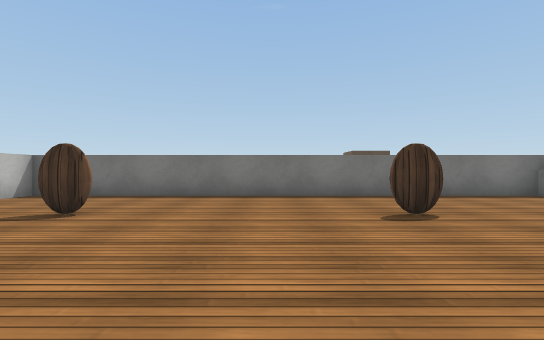
view 1 (above)

12 first-person views from a walk through a 3-D level made in the Unity game engine. The camera is 0.62 m above the floor, looks level and sees 85° across. The floor is counted in squares, 1 m on a side. Each view is taken from the middle of a square. On the plan, view 1 faces up. The plan holds only what a view shows up to about 9 squares ahead; the rest is blank. The place goes on beyond the plan. The player is left out. Surface patterns are stand-ins for the level's own textures.

view 2
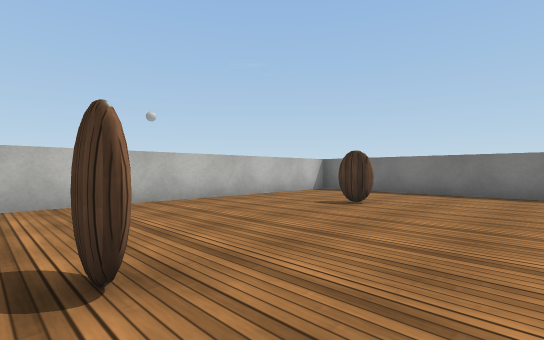

view 3
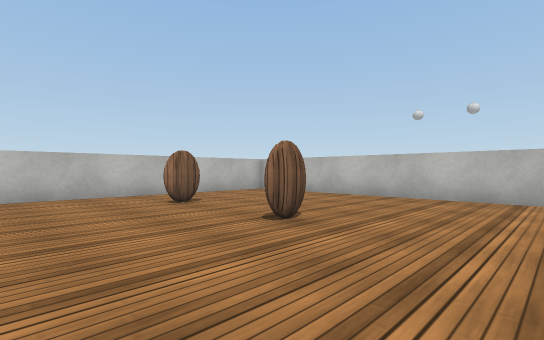

view 4
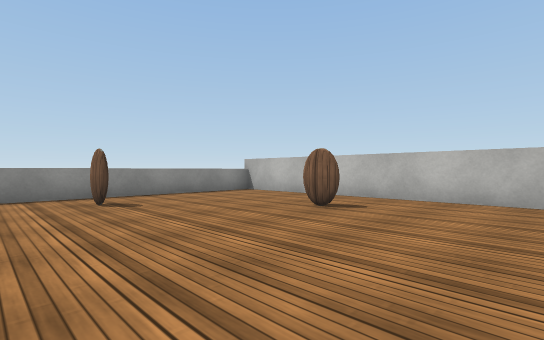

view 5
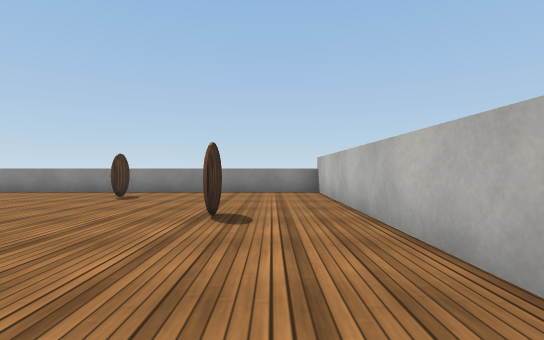

view 6
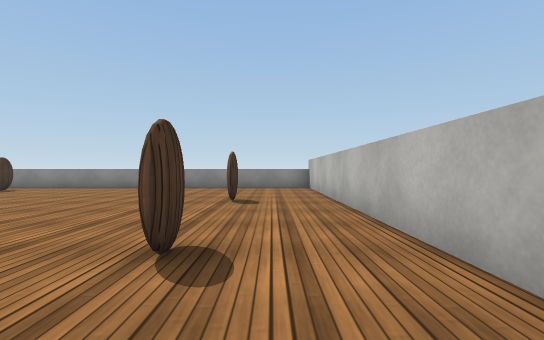

view 7
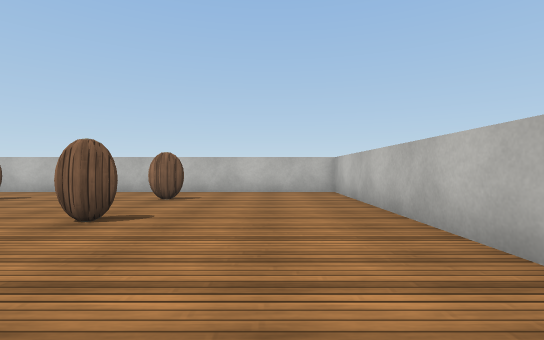

view 8
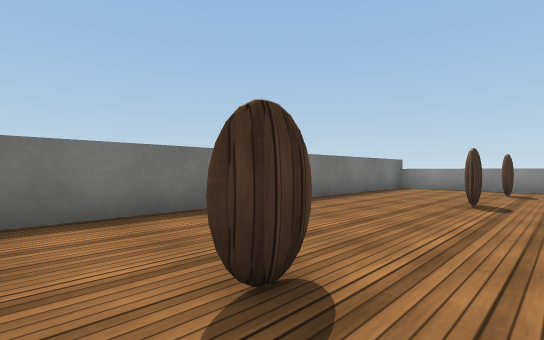

view 9
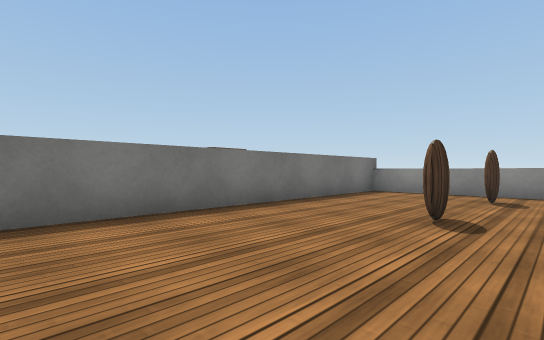

view 10
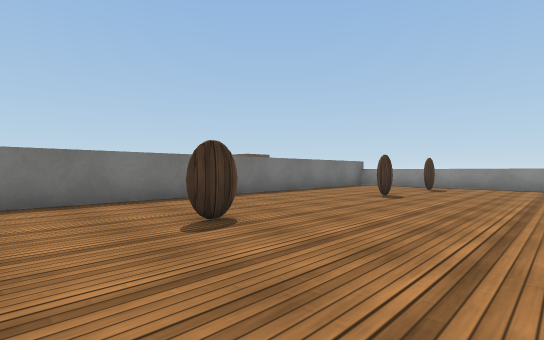

view 11
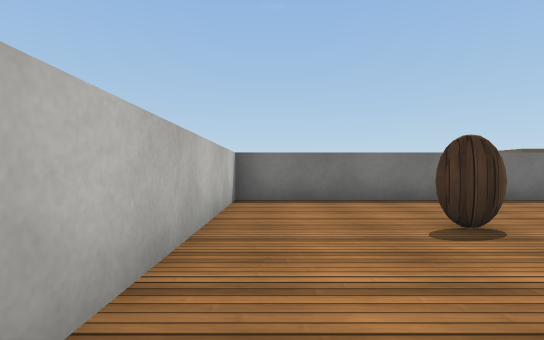

view 12
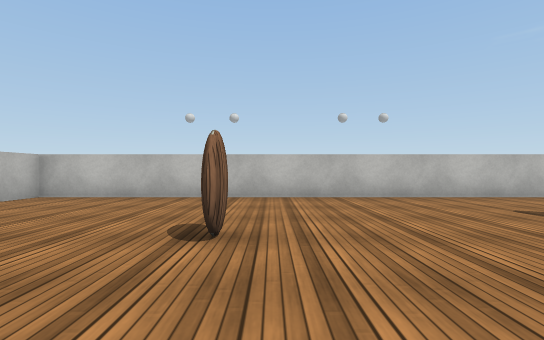

### Floor plan
Key: @ floor where view 1 was taken; # wall or solid block; . floor; ^ raised ledge.
Columns run from 6 left of view 1 to 7 right of it. Each row starts with its distance up from view 1.
  7 #############^
  6 #............^
  5 #............^
  4 #..#....#..#.^
  3 #............^
  2 #............^
  1 #............^
  0 #.....@......^
 -1 #...#......#.^
 -2 #............^
 -3 #...#...#....^
 -4 #............^
 -5 #............^
 -6 #############

Where each view was taken, in squares from view 1:
view 1: 0 up, 0 right, facing up
view 2: 1 down, 0 right, facing up-left
view 3: 2 up, 1 right, facing down-left
view 4: 1 up, 1 left, facing down-right
view 5: 4 down, 2 left, facing right
view 6: 4 down, 4 left, facing right
view 7: 3 up, 4 left, facing down
view 8: 3 up, 4 left, facing up-right
view 9: 3 up, 2 left, facing up-right
view 10: 1 up, 5 left, facing up-right
view 11: 1 up, 5 left, facing up
view 12: 0 up, 1 right, facing left
